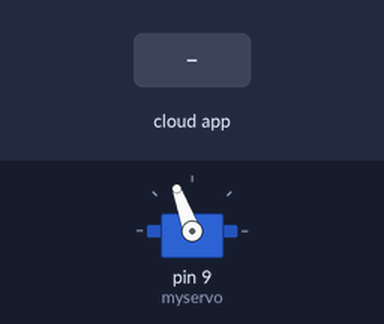
Recording of a sketch running on a simulated Arduino Uno, built with avr-gcc and run on an emulated ATmega328P. Shown: servo. Inputs (shaded band) come from the test bench. The ROS host is connected and sends only what is stated.

Above: at 1.2 s.
1.3 s: the phone or cloud app sets cmd_vel to 0
At 2.3 s:
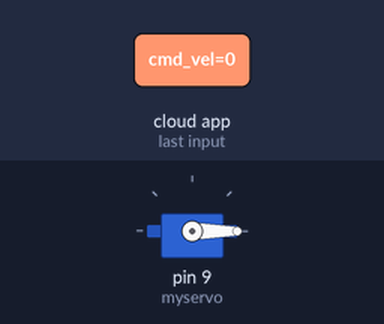
2.8 s: the phone or cloud app sets cmd_vel to 45
At 3.9 s:
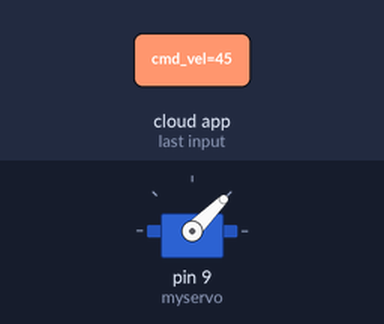
4.3 s: the phone or cloud app sets cmd_vel to 90
At 5.4 s:
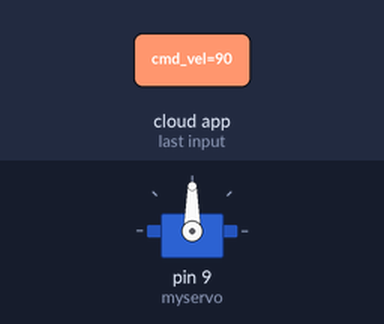
5.8 s: the phone or cloud app sets cmd_vel to 180
At 7.0 s:
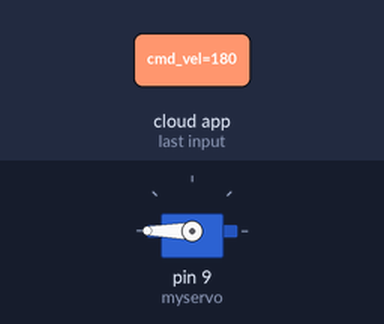
Timing chart, 0 to 8.3 s (numbered marks = the images above; inputs shaded):
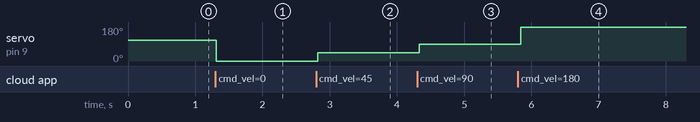

Measured:
- after the input at 1.3 s, servo on pin 9 (myservo): 110° → 0° at once
- after the input at 2.8 s, servo on pin 9 (myservo): 0° → 45° at once
- after the input at 4.3 s, servo on pin 9 (myservo): 45° → 90° at once
- after the input at 5.8 s, servo on pin 9 (myservo): 90° → 180° at once

The sketch:

rc_move.ino
```cpp
/* Include necessary libraries for ROS and servo */

#include <ros.h>
#include <std_msgs/Int16.h>
#include <Servo.h>

/* initialize default values */

Servo myservo;
ros::NodeHandle nh;

int steer;

/* callback function used when message is receieved*/
void messageCb( const std_msgs::Int16& cmd_vel) {
  steer = cmd_vel.data;   //set global variable to received value
  myservo.write(steer);
}

std_msgs::Int16 pub_steer;
/* Subscribe to /cmd_vel , publish to /steer_return */
ros::Subscriber<std_msgs::Int16> sub("/cmd_vel", &messageCb );
ros::Publisher pub("/steer_return", &pub_steer);

void setup() {
/* Initialize all pin modes, init ROS */
  myservo.attach(9);
  nh.initNode();
  nh.subscribe(sub);
  nh.advertise(pub);
  steer = 110;
  myservo.write(steer);
}

void loop() {
  /* ROS spinonce */
  nh.spinOnce();
  /* step motor control */
  //myservo.write(steer);
  pub_steer.data = steer;
  pub.publish(&pub_steer);


  delay(100);
}
```
